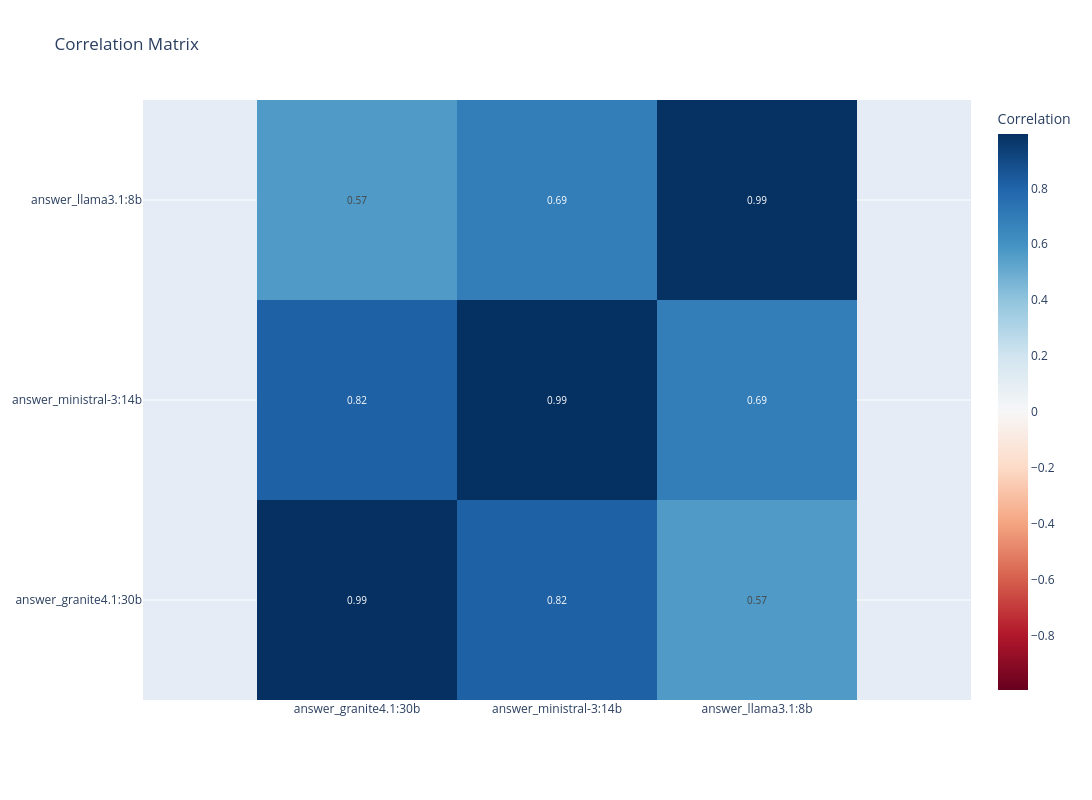

The code cell stored with this chart in its notebook:
### Code cell
import plotly.graph_objects as go


def plot_correlation_matrix(corr_matrix, title="Correlation Matrix", zmid=0):
    """
    Plot a correlation matrix as a heatmap using Plotly.

    Parameters:
    - corr_matrix: pandas DataFrame or numpy array, the correlation matrix to plot
    - title: str, title of the plot (default: "Correlation Matrix")
    """
    # Create the figure
    fig = go.Figure(
        data=go.Heatmap(
            z=corr_matrix.values if hasattr(corr_matrix, "values") else corr_matrix,
            x=corr_matrix.columns
            if hasattr(corr_matrix, "columns")
            else np.arange(corr_matrix.shape[1]),
            y=corr_matrix.index
            if hasattr(corr_matrix, "index")
            else np.arange(corr_matrix.shape[0]),
            colorscale="RdBu",
            zmid=zmid,
            text=corr_matrix.values if hasattr(corr_matrix, "values") else corr_matrix,
            texttemplate="%{text:.2f}",
            textfont={"size": 10},
            colorbar=dict(title="Correlation"),
        )
    )

    # Update layout for better visualization
    fig.update_layout(
        title=title,
        xaxis=dict(side="bottom"),
        width=1200,
        height=800,
        autotypenumbers="convert types",
    )

    # Make the plot square and adjust margins
    fig.update_yaxes(scaleanchor="x")
    fig.update_layout(margin=dict(l=100, r=100, b=100, t=100))
    return fig


# Example usage:
# import pandas as pd

plot_correlation_matrix(coef_matrix)

### Figure 1 — Plotly figure (JSON) as saved in the notebook; plotly's stock layout.template omitted (floating-point values rounded to 4 significant figures)
{"data": [{"colorbar": {"title": {"text": "Correlation"}}, "colorscale": [[0, "rgb(103,0,31)"], [0.1, "rgb(178,24,43)"], [0.2, "rgb(214,96,77)"], [0.3, "rgb(244,165,130)"], [0.4, "rgb(253,219,199)"], [0.5, "rgb(247,247,247)"], [0.6, "rgb(209,229,240)"], [0.7, "rgb(146,197,222)"], [0.8, "rgb(67,147,195)"], [0.9, "rgb(33,102,172)"], [1, "rgb(5,48,97)"]], "text": [[0.9943, 0.8151, 0.5668], [0.8151, 0.9927, 0.6905], [0.5668, 0.6905, 0.9879]], "textfont": {"size": 10}, "texttemplate": "%{text:.2f}", "type": "heatmap", "x": ["answer_granite4.1:30b", "answer_ministral-3:14b", "answer_llama3.1:8b"], "y": ["answer_granite4.1:30b", "answer_ministral-3:14b", "answer_llama3.1:8b"], "z": [[0.9943, 0.8151, 0.5668], [0.8151, 0.9927, 0.6905], [0.5668, 0.6905, 0.9879]], "zmid": 0}], "layout": {"autotypenumbers": "convert types", "height": 800, "margin": {"b": 100, "l": 100, "r": 100, "t": 100}, "title": {"text": "Correlation Matrix"}, "width": 1200, "xaxis": {"side": "bottom"}, "yaxis": {"scaleanchor": "x"}}}
